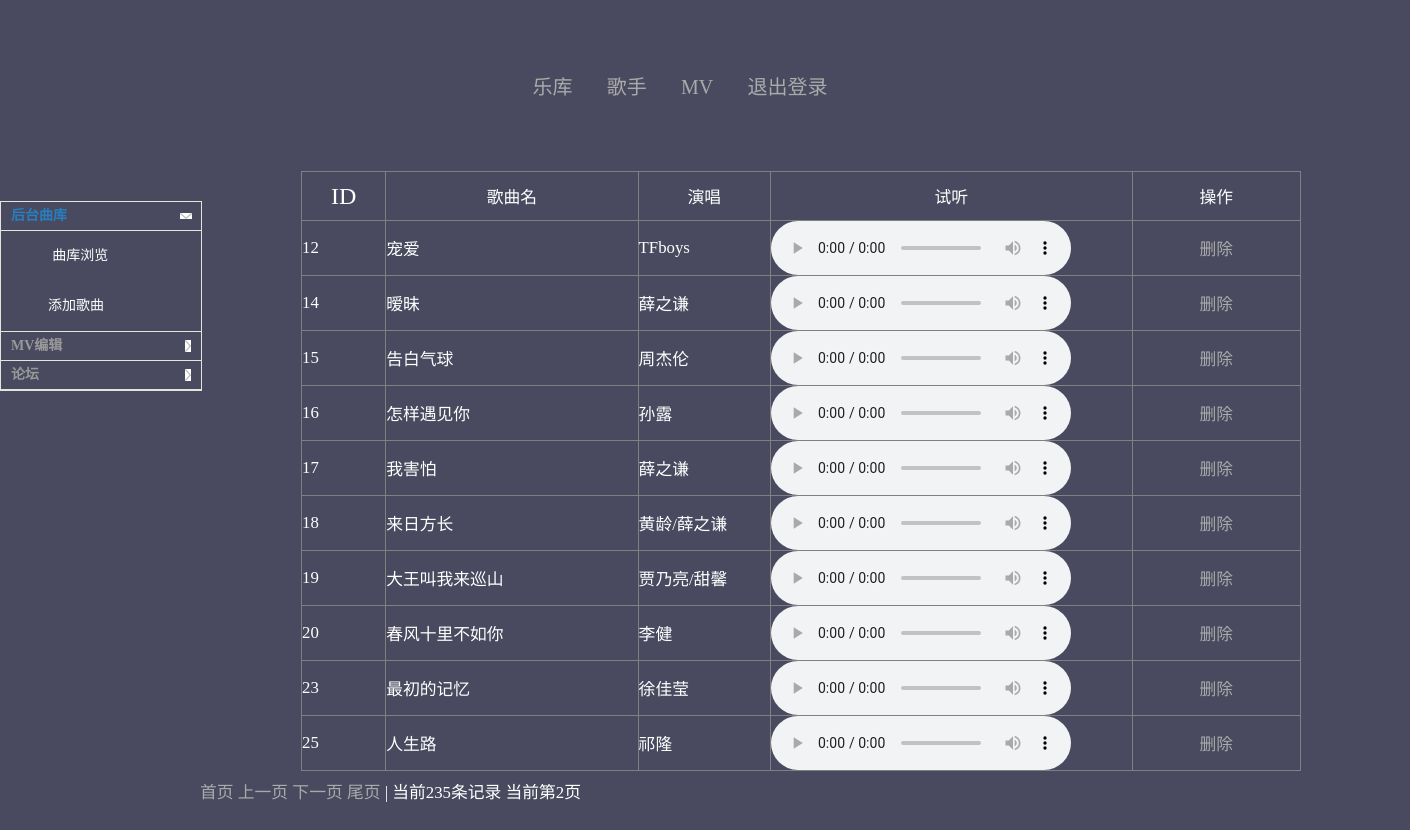
The app's page /manager1.php?pageno=2 with its own data.
### tables this page shows
CREATE TABLE `video` (
  `ID` int(11) NOT NULL AUTO_INCREMENT,
  `name` varchar(100) NOT NULL DEFAULT '' COMMENT '音乐名称',
  `actor` varchar(255) NOT NULL DEFAULT '' COMMENT '演唱者',
  `qu` varchar(255) NOT NULL DEFAULT '' COMMENT '作曲者',
  PRIMARY KEY (`ID`)
);

### Untitled-1.php (the view, shortened to what this page needs)
<!DOCTYPE html PUBLIC "-//W3C//DTD XHTML 1.0 Transitional//EN" "http://www.w3.org/TR/xhtml1/DTD/xhtml1-transitional.dtd">
<html xmlns="http://www.w3.org/1999/xhtml">
<head>
<link href="css/table.css" rel="stylesheet" type="text/css" />
</head>
<body>
<?php
$re1=mysql_query("select*from video");
$recordcont=mysql_num_rows($re1);
$pagesize=10;
$pagecount=ceil($recordcont/$pagesize);
$pageno=isset($_GET['pageno'])?$_GET['pageno']:1;
$starno=($pageno-1)*$pagesize;
$sqlstr="select*from video limit $starno,$pagesize";
   $rs=mysql_query($sqlstr);
   ?>
   <table width="1000" border="1" align="center">
  <tr>
    <th width="69" height="48" bgcolor="#494A5F" style="text-align: center; font-family: '幼圆'; font-size: x-large;" scope="col">ID</th>
    <th width="209" bgcolor="#494A5F" style="text-align: center" scope="col">歌曲名</th>
    <th width="109" bgcolor="#494A5F" style="text-align: center" scope="col">演唱</th>
    <th width="163" bgcolor="#494A5F" style="text-align: center" scope="col">试听</th>
    <th colspan="2" bgcolor="#494A5F" style="text-align: center" scope="col">操作</th>
    </tr>
  <?php
      while($row=mysql_fetch_assoc($rs)){
	  ?>
  <tr>
    <td height="43"><?php echo $row['ID']?></td>
    <td><?php echo $row['name']?></td>
    <td><?php echo $row['actor']?></td>
    <td><audio controls> <source src="<?php echo $row['qu']?>"></source></audio></td>
    <td width="139" style="text-align: center"><a href="del.php?id=<?php echo $row['ID']?>"  onclick="return confirm('确认要删除吗？');">删除</a></td>
  </tr>
  <?php
  }
  ?>
</table>
<table width="1000" align="center">
  <tr>
    <td height="40"><p><a href="?pageno=1">首页</a>
    <a href="?pageno=<?php echo $pageno-1 ?>">上一页</a>
    <a href="?pageno=<?php echo $pageno+1 ?>">下一页</a>
    <a href="?pageno=<?php echo $pagecount ?>">尾页  </a> | 当前<?php echo $recordcont ?>条记录 当前第<?php echo $pageno ?>页 &nbsp;&nbsp;&nbsp;</p></td>
  </tr>
</table>
</body>
</html>

### menu/css/lrtk.css (style rules this page uses)
body, div, dl, dt, dd, ul, ol, li, h1, h2, h3, h4, h5, h6, pre, code, form, fieldset, legend, input, textarea, p, blockquote, th, td { margin: 0; padding: 0; font-family: "΢���ź�"; color: #FFF; }
table { border-collapse: collapse; border-spacing: 0; }
address, caption, cite, code, dfn, em, strong, th, var { font-style: normal; font-weight: normal; }
a { text-decoration: none; color: #FFF; }
body { color: #FFFFFF; font-family: 'Goudy Bookletter 1911', serif; background: #494A5F; font-weight: 500; font-size: 1.05em; font-family: "Microsoft YaHei", "����", "Segoe UI", "Lucida Grande", Helvetica, Arial, sans-serif, FreeSans, Arimo; }

### css/quan.css (style rules this page uses)
body { color: #000000; font-family: 'Goudy Bookletter 1911', serif; font-weight: 500; font-size: large; font-family: "Microsoft YaHei", "宋体", "Segoe UI", "Lucida Grande", Helvetica, Arial, sans-serif, FreeSans, Arimo; background-color: #494A5F; }
a { color: #aaaaaa; text-decoration: none; }

### css/table.css (style rules this page uses)
body { background: #494A5F; font-weight: 500; font-size: 1.05em; font-family: "Microsoft YaHei", "宋体", "Segoe UI", "Lucida Grande", Helvetica, Arial, sans-serif, FreeSans, Arimo; color: #D8D8D8; }

### records on screen
video: ID "12", name "宠爱", actor "TFboys"
video: ID "14", name "暧昧", actor "薛之谦"
video: ID "15", name "告白气球", actor "周杰伦"
video: ID "16", name "怎样遇见你", actor "孙露"
video: ID "17", name "我害怕", actor "薛之谦"
video: ID "18", name "来日方长", actor "黄龄/薛之谦"
video: ID "19", name "大王叫我来巡山", actor "贾乃亮/甜馨"
video: ID "20", name "春风十里不如你", actor "李健"
video: ID "23", name "最初的记忆", actor "徐佳莹"
video: ID "25", name "人生路", actor "祁隆"

### other values on screen
$recordcont "235"
$pageno "2"
